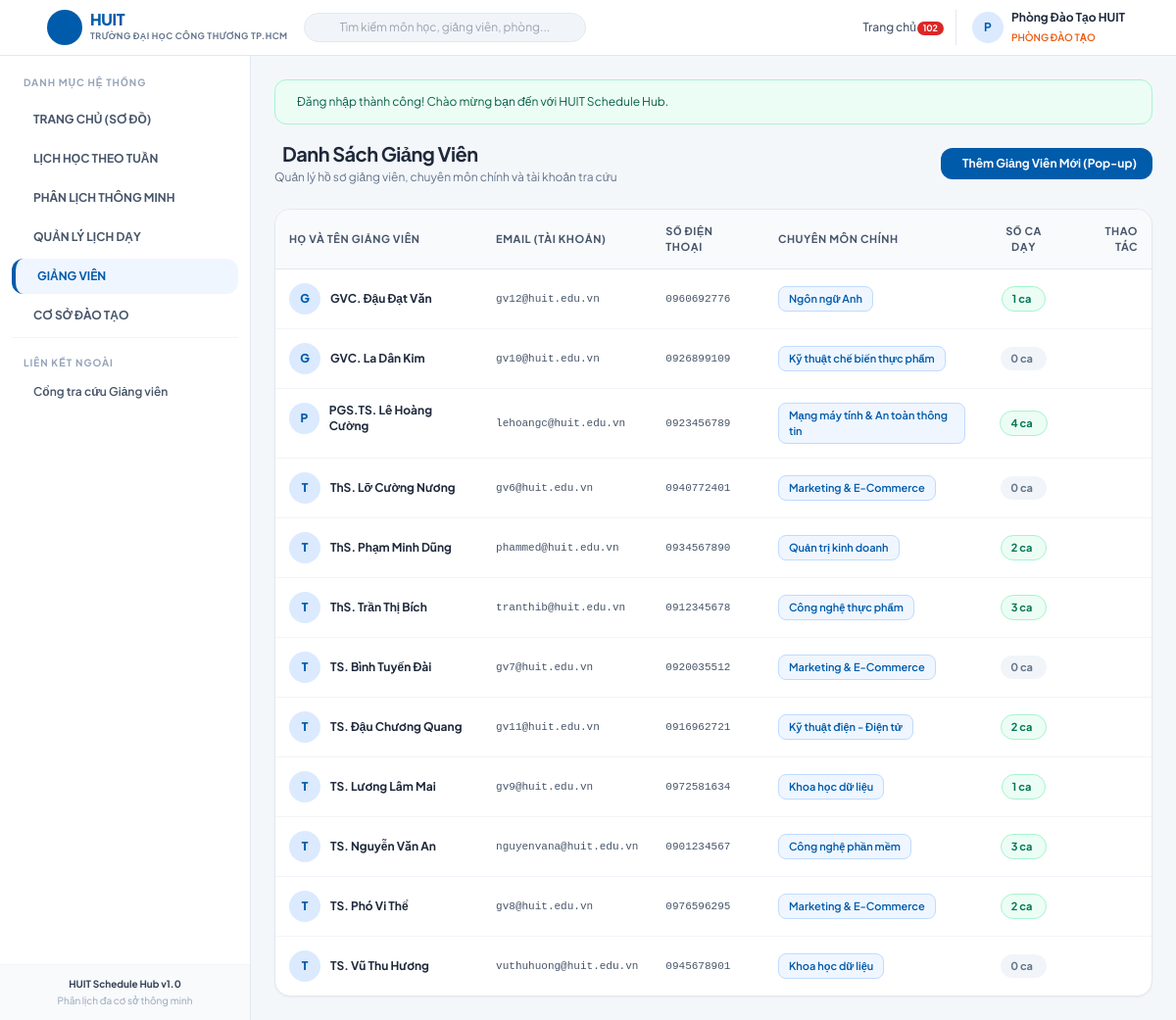
The app's page /teachers (signed in), older data.
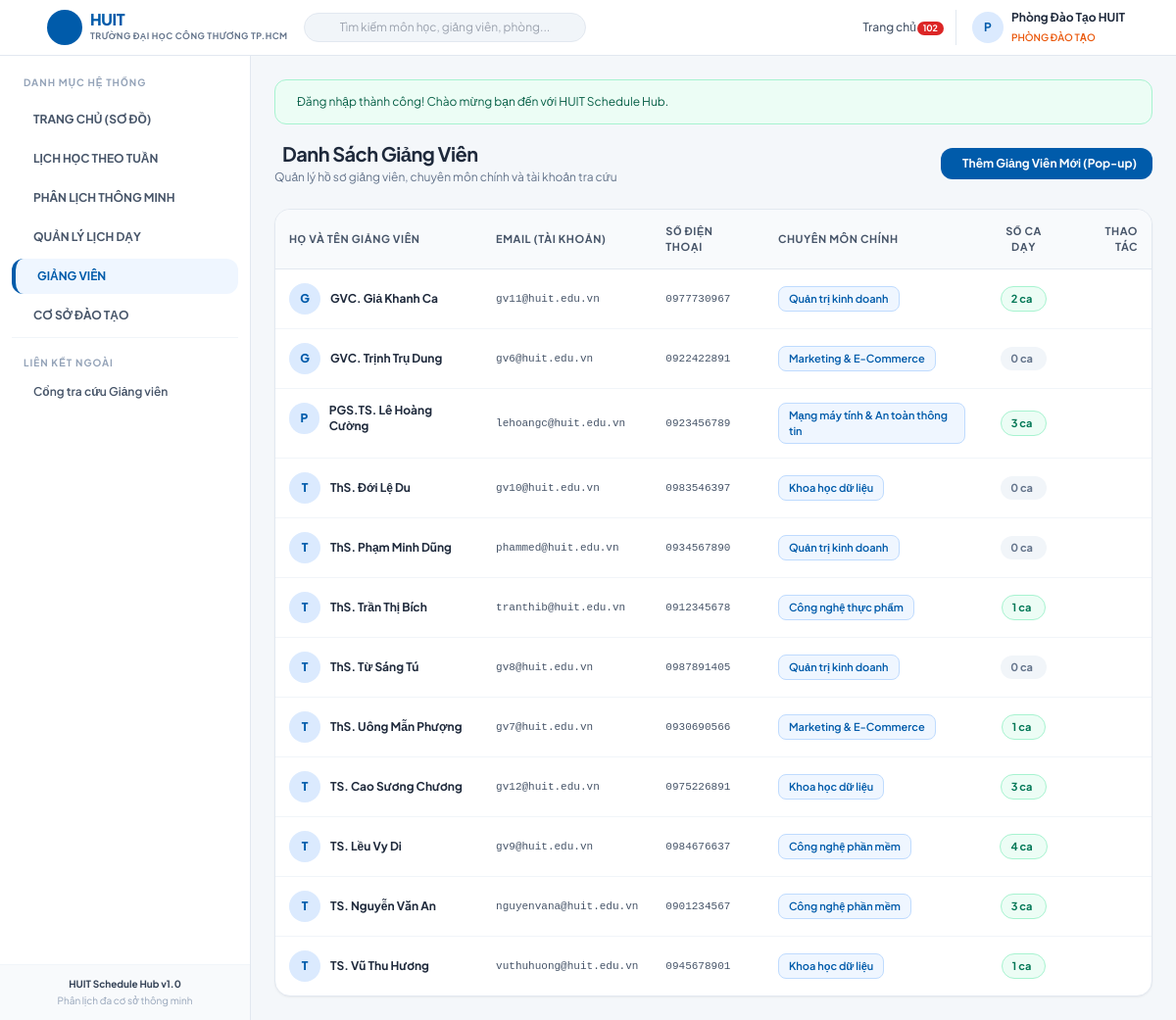
The same page, newer data.
### tables this page shows
CREATE TABLE `teachers` (
  `id` int NOT NULL AUTO_INCREMENT,
  `full_name` varchar(255) NOT NULL,
  `email` varchar(255) NOT NULL,
  `phone` varchar(50) NOT NULL,
  `expertise` varchar(255) NOT NULL,
  `password` varchar(255) NOT NULL,
  `created_at` timestamp NULL DEFAULT CURRENT_TIMESTAMP,
  PRIMARY KEY (`id`),
  UNIQUE KEY `email` (`email`)
);

### src/Controllers/TeacherController.php (called while the page is built, shortened)
<?php
class TeacherController extends Controller
{
    public function index(): void
    {
        $teachers = Teacher::getAll();
        $this->render('teachers/index', [
            'teachers' => $teachers,
            'user' => Auth::user()
        ]);
    }
}

### public/index.php (called while the page is built, shortened)
<?php
$router = new Router();
$router->get('/', [AuthController::class, 'showLogin']);
$router->get('/login', [AuthController::class, 'showLogin']);
$router->post('/login', [AuthController::class, 'login']);
$router->get('/teacher-login', [AuthController::class, 'showTeacherLogin']);
$router->post('/teacher-login', [AuthController::class, 'teacherLogin']);
$router->get('/logout', [AuthController::class, 'logout']);
$router->get('/dashboard', [DashboardController::class, 'index']);
$router->get('/timetable', [DashboardController::class, 'weekly']);
$router->get('/weekly-schedule', [DashboardController::class, 'weekly']);
$router->get('/schedules/weekly', [DashboardController::class, 'weekly']);
$router->get('/schedules', [ScheduleController::class, 'index']);
$router->get('/schedules/create', [ScheduleController::class, 'create']);
$router->post('/schedules', [ScheduleController::class, 'store']);
$router->get('/schedules/{id}/edit', [ScheduleController::class, 'edit']);
$router->post('/schedules/{id}/edit', [ScheduleController::class, 'update']);
$router->post('/schedules/{id}/delete', [ScheduleController::class, 'delete']);
$router->get('/teachers', [TeacherController::class, 'index']);
$router->get('/teachers/create', [TeacherController::class, 'create']);
$router->post('/teachers', [TeacherController::class, 'store']);
$router->get('/teachers/{id}/edit', [TeacherController::class, 'edit']);
$router->post('/teachers/{id}/edit', [TeacherController::class, 'update']);
$router->post('/teachers/{id}/delete', [TeacherController::class, 'delete']);
$router->get('/branches', [BranchController::class, 'index']);
$router->get('/branches/create', [BranchController::class, 'create']);
$router->post('/branches', [BranchController::class, 'store']);
$router->get('/branches/{id}/edit', [BranchController::class, 'edit']);
$router->post('/branches/{id}/edit', [BranchController::class, 'update']);
$router->post('/branches/{id}/delete', [BranchController::class, 'delete']);
$router->get('/portal', [TeacherPortalController::class, 'index']);
$router->get('/api/suggest-teachers', [ApiController::class, 'suggestTeachers']);
$router->get('/api/check-conflicts', [ApiController::class, 'checkConflicts']);
$router->dispatch();

### src/Core/Database.php (called while the page is built, shortened)
<?php
class Database
{
    private static ?PDO $instance = null;
    public static function getConnection(): PDO
    {
        if (self::$instance === null) {
            $rootPath = dirname(__DIR__, 2);
            $host = $_ENV['DB_HOST'] ?? '127.0.0.1';
            $port = $_ENV['DB_PORT'] ?? '3306';
            $dbname = $_ENV['DB_NAME'] ?? 'huit_db';
            $user = $_ENV['DB_USER'] ?? 'root';
            $pass = $_ENV['DB_PASS'] ?? '';
            $dsn = "mysql:host={$host};port={$port};dbname={$dbname};charset=utf8mb4";
            try {
                self::$instance = new PDO($dsn, $user, $pass, [
                    PDO::ATTR_ERRMODE => PDO::ERRMODE_EXCEPTION,
                    PDO::ATTR_DEFAULT_FETCH_MODE => PDO::FETCH_ASSOC,
                    PDO::ATTR_EMULATE_PREPARES => false,
                ]);
            } catch (PDOException $e) {
                die("Lỗi kết nối cơ sở dữ liệu: " . htmlspecialchars($e->getMessage()));
            }
        }
        return self::$instance;
    }
}

### src/Core/Model.php (called while the page is built, shortened)
<?php
abstract class Model
{
    protected static ?PDO $db = null;
    protected static function db(): PDO
    {
        if (self::$db === null) {
            self::$db = Database::getConnection();
        }
        return self::$db;
    }
}

### src/Models/Teacher.php (called while the page is built, shortened)
<?php
class Teacher extends Model
{
    public static function getAll(): array
    {
        $stmt = self::db()->query("SELECT t.*, COUNT(s.id) as schedule_count
                                   FROM teachers t
                                   LEFT JOIN schedules s ON t.id = s.teacher_id
                                   GROUP BY t.id
                                   ORDER BY t.full_name ASC");
        return $stmt->fetchAll();
    }
}

### views/teachers/index.php (the view, shortened to what the rows shown need)
<div class="space-y-6">
    <div class="flex flex-col sm:flex-row sm:items-center sm:justify-between gap-4">
        <div>
            <h1 class="text-xl font-bold text-slate-800 tracking-tight flex items-center space-x-2">
                <span>Danh Sách Giảng Viên</span>
            </h1>
            <p class="text-xs text-slate-500 mt-0.5">Quản lý hồ sơ giảng viên, chuyên môn chính và tài khoản tra cứu</p>
        </div>
        <div>
            <button type="button" onclick="openCreateTeacherModal()" class="inline-flex items-center space-x-1.5 px-4 py-2 bg-huit-header hover:bg-blue-800 text-white font-bold text-xs rounded-xl shadow-xs transition">
                <span>Thêm Giảng Viên Mới (Pop-up)</span>
            </button>
        </div>
    </div>
    <div class="bg-white rounded-2xl border border-slate-200 shadow-sm overflow-hidden">
        <div class="overflow-x-auto">
            <table class="w-full text-left text-xs border-collapse">
                <thead>
                    <tr class="bg-slate-50 border-b border-slate-200 text-slate-600 font-bold uppercase tracking-wider text-[11px]">
                        <th class="p-3.5">Họ và Tên Giảng Viên</th>
                        <th class="p-3.5">Email (Tài khoản)</th>
                        <th class="p-3.5">Số Điện Thoại</th>
                        <th class="p-3.5">Chuyên Môn Chính</th>
                        <th class="p-3.5 text-center">Số Ca Dạy</th>
                        <th class="p-3.5 text-right">Thao Tác</th>
                    </tr>
                </thead>
                <tbody class="divide-y divide-slate-100">
                    <?php if (empty($teachers)): ?>
                        <tr>
                            <td colspan="6" class="p-8 text-center text-slate-400">
                                <i class="ti ti-user-off text-3xl block mb-2 text-slate-300"></i>
                                Chưa có giảng viên nào trong hệ thống.
                            </td>
                        </tr>
                    <?php else: ?>
                        <?php foreach ($teachers as $t): ?>
                            <tr class="hover:bg-slate-50/80 transition">
                                <td class="p-3.5 font-bold text-slate-800 flex items-center space-x-2.5">
                                    <div class="w-8 h-8 rounded-full bg-blue-100 text-huit-header flex items-center justify-center font-extrabold text-xs shadow-xs">
                                        <?= mb_substr($t['full_name'], 0, 1) ?>
                                    </div>
                                    <span><?= htmlspecialchars($t['full_name']) ?></span>
                                </td>
                                <td class="p-3.5 font-mono text-slate-600 text-[11px]">
                                    <?= htmlspecialchars($t['email']) ?>
                                </td>
                                <td class="p-3.5 text-slate-600 font-mono text-[11px]">
                                    <?= htmlspecialchars($t['phone']) ?>
                                </td>
                                <td class="p-3.5">
                                    <span class="inline-block px-2.5 py-1 bg-blue-50 text-huit-header border border-blue-200 rounded-lg font-semibold text-[11px]">
                                        <?= htmlspecialchars($t['expertise']) ?>
                                    </span>
                                </td>
                                <td class="p-3.5 text-center">
                                    <a href="/timetable?teacher_id=<?= $t['id'] ?>" class="inline-flex items-center space-x-1 px-2.5 py-1 rounded-full text-[11px] font-bold <?= (int)$t['schedule_count'] > 0 ? 'bg-emerald-50 text-emerald-700 border border-emerald-200 hover:bg-emerald-100' : 'bg-slate-100 text-slate-500' ?> transition" title="Xem thời khóa biểu">
                                        <span><?= (int)$t['schedule_count'] ?> ca</span>
                                    </a>
                                </td>
                                <td class="p-3.5 text-right">
                                    <div class="inline-flex items-center space-x-1">
                                        <button type="button" onclick='openEditTeacherModal(<?= json_encode($t, JSON_HEX_TAG | JSON_HEX_APOS | JSON_HEX_QUOT | JSON_HEX_AMP) ?>)' class="p-1.5 text-slate-500 hover:text-huit-header hover:bg-blue-50 rounded-lg transition" title="Chỉnh sửa (Pop-up)">
                                        </button>
                                        <button type="button" onclick="openDeleteTeacherModal(<?= (int)$t['id'] ?>, '<?= htmlspecialchars(addslashes($t['full_name'])) ?>')" class="p-1.5 text-slate-500 hover:text-red-600 hover:bg-red-50 rounded-lg transition" title="Xóa (Pop-up)">
                                        </button>
                                    </div>
                                </td>
                            </tr>
                        <?php endforeach; ?>
                    <?php endif; ?>
                </tbody>
            </table>
        </div>
    </div>
</div>

### src/Core/Router.php (shortened to what the rows shown need)
<?php
class Router
{
    private array $routes = [];
    private function addRoute(string $method, string $path, array $handler): void
    {
        $pattern = preg_replace('/\{([a-zA-Z0-9_]+)\}/', '(?P<$1>[^/]+)', $path);
        $pattern = '#^' . $pattern . '$#';
        $this->routes[] = [
            'method' => $method,
            'pattern' => $pattern,
            'handler' => $handler,
        ];
    }
    public function dispatch(): void
    {
        $uri = parse_url($_SERVER['REQUEST_URI'], PHP_URL_PATH);
        $method = $_SERVER['REQUEST_METHOD'];
        foreach ($this->routes as $route) {
            if ($route['method'] === $method && preg_match($route['pattern'], $uri, $matches)) {
                $params = array_filter($matches, 'is_string', ARRAY_FILTER_USE_KEY);
                [$controllerClass, $action] = $route['handler'];
                $controller = new $controllerClass();
                call_user_func_array([$controller, $action], $params);
                return;
            }
        }
    }
}

Row changes from the older to the newer data that the page shows:
removed teachers: full_name "G", full_name "GVC. Đậu Đạt Văn", email "gv12@huit.edu.vn", phone "0960692776", expertise "Ngôn ngữ Anh", schedule_count "1"
removed teachers: full_name "G", full_name "GVC. La Dân Kim", email "gv10@huit.edu.vn", phone "0926899109", expertise "Kỹ thuật chế biến thực phẩm", schedule_count "0"
removed teachers: full_name "T", full_name "ThS. Lỡ Cường Nương", email "gv6@huit.edu.vn", phone "0940772401", expertise "Marketing & E-Commerce", schedule_count "0"
removed teachers: full_name "T", full_name "TS. Đậu Chương Quang", email "gv11@huit.edu.vn", phone "0916962721", expertise "Kỹ thuật điện - Điện tử", schedule_count "2"
added teachers: full_name "G", full_name "GVC. Giả Khanh Ca", email "gv11@huit.edu.vn", phone "0977730967", expertise "Quản trị kinh doanh", schedule_count "2"
added teachers: full_name "G", full_name "GVC. Trịnh Trụ Dung", email "gv6@huit.edu.vn", phone "0922422891", expertise "Marketing & E-Commerce", schedule_count "0"
changed teachers "PGS.TS. Lê Hoàng Cường": schedule_count "4" → "3"
added teachers: full_name "T", full_name "ThS. Đới Lệ Du", email "gv10@huit.edu.vn", phone "0983546397", expertise "Khoa học dữ liệu", schedule_count "0"
changed teachers "ThS. Phạm Minh Dũng": schedule_count "2" → "0"
changed teachers "ThS. Trần Thị Bích": schedule_count "3" → "1"
changed teachers "gv8@huit.edu.vn": full_name "TS. Phó Vi Thể" → "ThS. Từ Sáng Tú"; phone "0976596295" → "0987891405"; expertise "Marketing & E-Commerce" → "Quản trị kinh doanh"; schedule_count "2" → "0"; moves up the list
changed teachers "gv7@huit.edu.vn": full_name "TS. Bình Tuyến Đài" → "ThS. Uông Mẫn Phượng"; phone "0920035512" → "0930690566"; schedule_count "0" → "1"
added teachers: full_name "T", full_name "TS. Cao Sương Chương", email "gv12@huit.edu.vn", phone "0975226891", expertise "Khoa học dữ liệu", schedule_count "3"
changed teachers "gv9@huit.edu.vn": full_name "TS. Lương Lâm Mai" → "TS. Lều Vy Di"; phone "0972581634" → "0984676637"; expertise "Khoa học dữ liệu" → "Công nghệ phần mềm"; schedule_count "1" → "4"
changed teachers "TS. Vũ Thu Hương": schedule_count "0" → "1"
